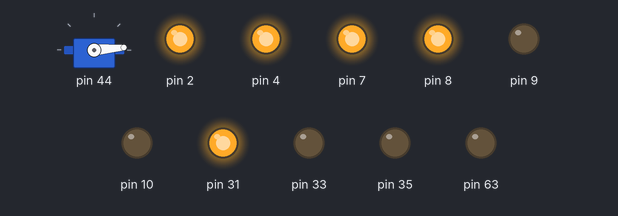
Recording of a sketch running on a simulated Arduino Mega 2560, built with avr-gcc and run on an emulated ATmega2560. On the bench: servo, output pins drawn as LEDs (lit = HIGH). What the sketch prints to the serial monitor is not drawn.

Above: at 1.5 s.
At 3.5 s:
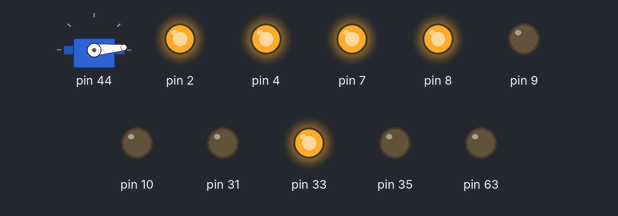
At 5.5 s:
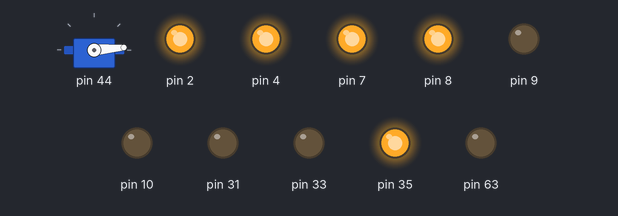
At 7.5 s:
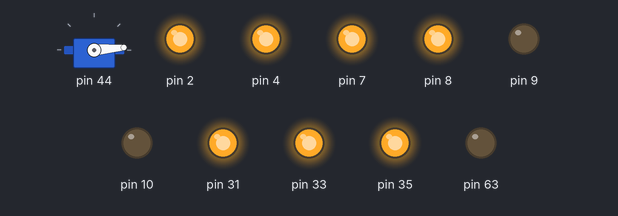
At 10.5 s:
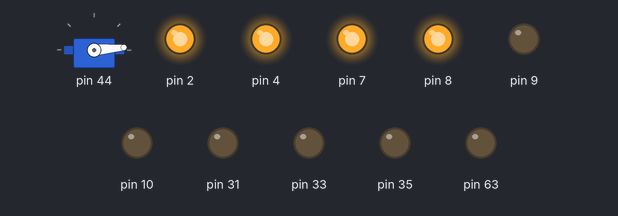
Timing chart, 0 to 11.4 s (numbered marks = the images above):
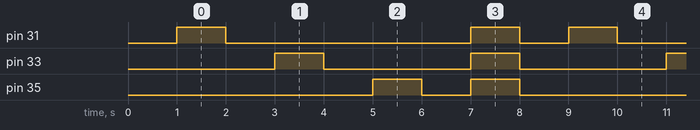

Measured:
- by itself, pin 31: repeats every 8.0 s: LOW 5.0 s, HIGH 1.0 s, LOW 1.0 s, HIGH 1.0 s
- by itself, pin 33: alternates HIGH for 1.0 s and LOW for 3.0 s
- by itself, pin 35: repeats every 8.0 s: LOW 1.0 s, HIGH 1.0 s, LOW 5.0 s, HIGH 1.0 s

The sketch:

LED.ino
```cpp
#include <SRC16_Rover.h>

Rover rover;

void setup(void){
	rover.init();
}

void loop(void){
	for(int i=0;i<3;i++){
		rover.led(i,1);
		delay(1000);
		rover.led(i,0);
		delay(1000);
	}
	rover.led3(1,1,1);
	delay(1000);
	rover.led3(0,0,0);
	delay(1000);
}
```
